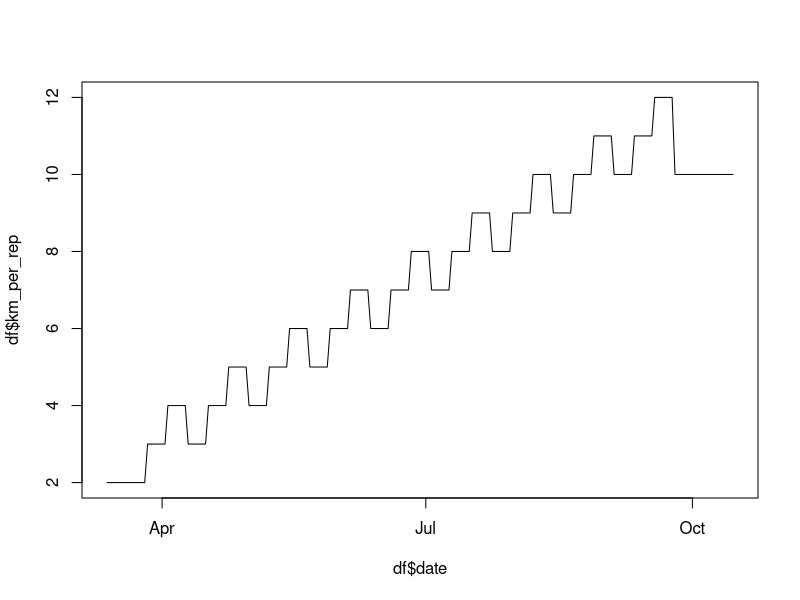
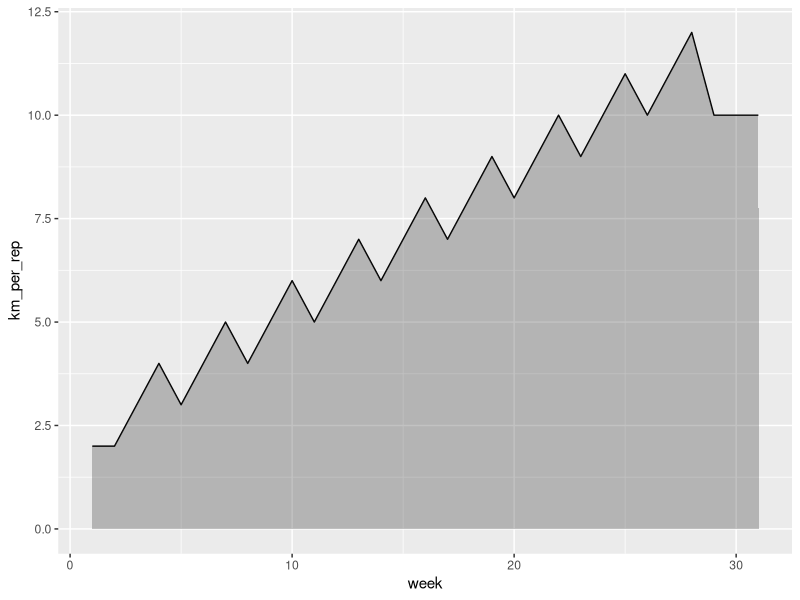
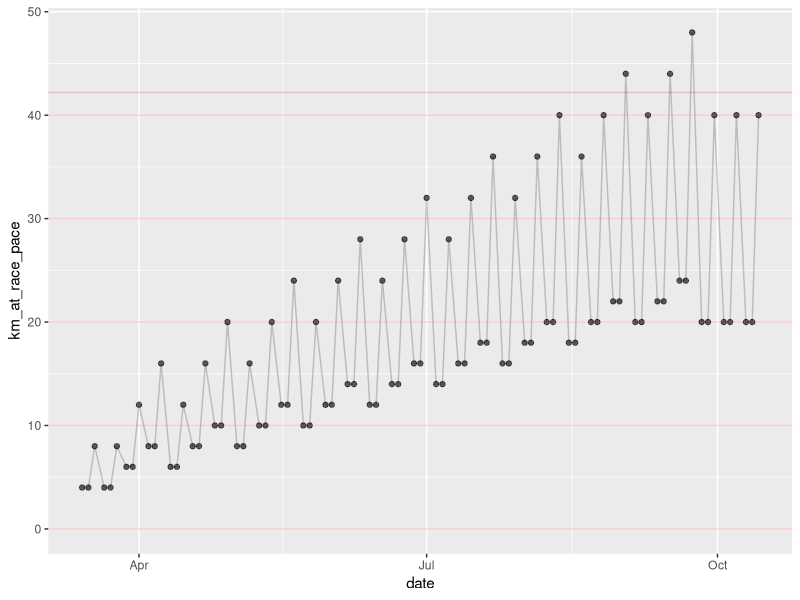

Reproduce these figures in R, in order. (Note: this script raises an error after producing the figures.)
library(tidyverse)

# Create a sequence of dates from now to the marathon
dates <- seq(as.Date('2017-03-13'),
             as.Date('2017-10-15'),
             by = 1)
day_number <- 1:length(dates)

# Divide into weeks
weeks <- ((day_number - 1) %/% 7) + 1

# Get number of weeks
max(weeks)

# Create a dataframe
df <- data_frame(date = dates,
                 week = weeks)

# Get day of week
df$dow <- weekdays(df$date)

# Days until marathon
days_until_marathon <- as.Date('2017-10-14') - Sys.Date()
weeks_until_marathon <- as.numeric(days_until_marathon) / 7
weeks_until_marathon
# Idea: 3 workouts per week, with 2, 2 and 4 reps (respectively)
# of an identical distance at race pace.

# Tuesday: 2
# Thursday: 2
# Saturday: 4

# Progression should be non-linear (since it's easy to go from 1 to 2 k
# harder to go from 8 to 9)
# Progression is number of kilometers per rep
# progression <- seq(1, 40, length = nrow(df))^0.7
# progression <- round(progression)
progression <- c(rep(2, 14),
                 rep(3, 7),
                 rep(4, 7),
                 rep(3, 7),
                 rep(4, 7),
                 rep(5, 7),
                 rep(4, 7),
                 rep(5, 7),
                 rep(6, 7),
                 rep(5, 7),
                 rep(6, 7),
                 rep(7, 7),
                 rep(6, 7),
                 rep(7, 7),
                 rep(8, 7),
                 rep(7, 7),
                 rep(8, 7),
                 rep(9,7),
                 rep(8, 7),
                 rep(9, 7), 
                 rep(10, 7),
                 rep(9, 7),
                 rep(10, 7),
                 rep(11, 7),
                 rep(10, 7),
                 rep(11, 7),
                 rep(12, 7),
                 # Begin taper
                 rep(10, 21))
                 
df$km_per_rep <- progression

# Plot the progression
plot(df$date, df$km_per_rep, type = 'l')

abline(v = Sys.Date(), 
       col = 'red')

# Get number of reps
df$number_of_reps <-
  ifelse(df$dow == 'Tuesday', 2,
         ifelse(df$dow == 'Thursday', 2,
                ifelse(df$dow == 'Saturday', 4, 0)))

# Get number of kilometers at race pace
df$km_at_race_pace <- df$number_of_reps * df$km_per_rep

# Remove km per rep, if no reps that day
df$km_per_rep[df$number_of_reps == 0] <- 0

# Pick some time trial dates
time_trial_dates <-
  as.Date(c(#'2017-04-30', 
            #'2017-05-30', 
            '2017-06-18',
            '2017-07-30',
            '2017-08-27',
            '2017-09-24'))

# Spread data
df$workout <- 
  ifelse(df$dow == 'Sunday', 'rest',
         ifelse(df$km_per_rep == 0, 
         'easy + sprints',
         paste0(df$number_of_reps, 'x',
                df$km_per_rep, 'k')))

# Update time trial dates
df$workout <-
  ifelse(df$date %in% time_trial_dates,
         'time trial',
         df$workout)


wide <- df %>%
  mutate(date = format(date, '%b %d')) %>%
  group_by(week) %>%
  summarise(dates = paste0(first(date), '-', last(date)),
            Monday = workout[dow == 'Monday'],
            Tuesday = workout[dow == 'Tuesday'],
            Wednesday = workout[dow == 'Wednesday'],
            Thursday = workout[dow == 'Thursday'],
            Friday = workout[dow == 'Friday'],
            Saturday = workout[dow == 'Saturday'],
            Sunday = workout[dow == 'Sunday'])


# Group by week and get total number of km at race pace per week
by_week <- df %>%
  group_by(week) %>%
  mutate(date_start = first(date)) %>%
  filter(km_per_rep > 0) %>%
  summarise(date_start = first(date_start),
            km_at_race_pace = sum(km_at_race_pace),
            km_per_rep = mean(km_per_rep),
            tuesday = number_of_reps[dow == 'Tuesday'],
            thursday = number_of_reps[dow == 'Thursday'],
            saturday = number_of_reps[dow == 'Saturday']) %>%
  ungroup

# Plot
ggplot(data = by_week,
       aes(x = week,
           y = km_per_rep)) +
  geom_line() +
  geom_area(alpha = 0.3) +
  geom_vline(xintercept = df$week[df$date == Sys.Date()],
             alpha = 0.5)

ggplot(data = df %>%
         dplyr::filter(dow %in% c('Tuesday', 'Thursday', 'Saturday')),
       aes(x = date,
           y = km_at_race_pace)) +
  geom_point(alpha = 0.6) +
  geom_line(alpha = 0.2) +
  geom_vline(xintercept = as.numeric(Sys.Date()),
             color = 'darkred',
             alpha = 0.5) +
  geom_hline(yintercept = c(seq(0, 40, 10), 42.195),
             color = 'red', alpha = 0.2)


write_csv(df, '~/Desktop/sub3.csv')
